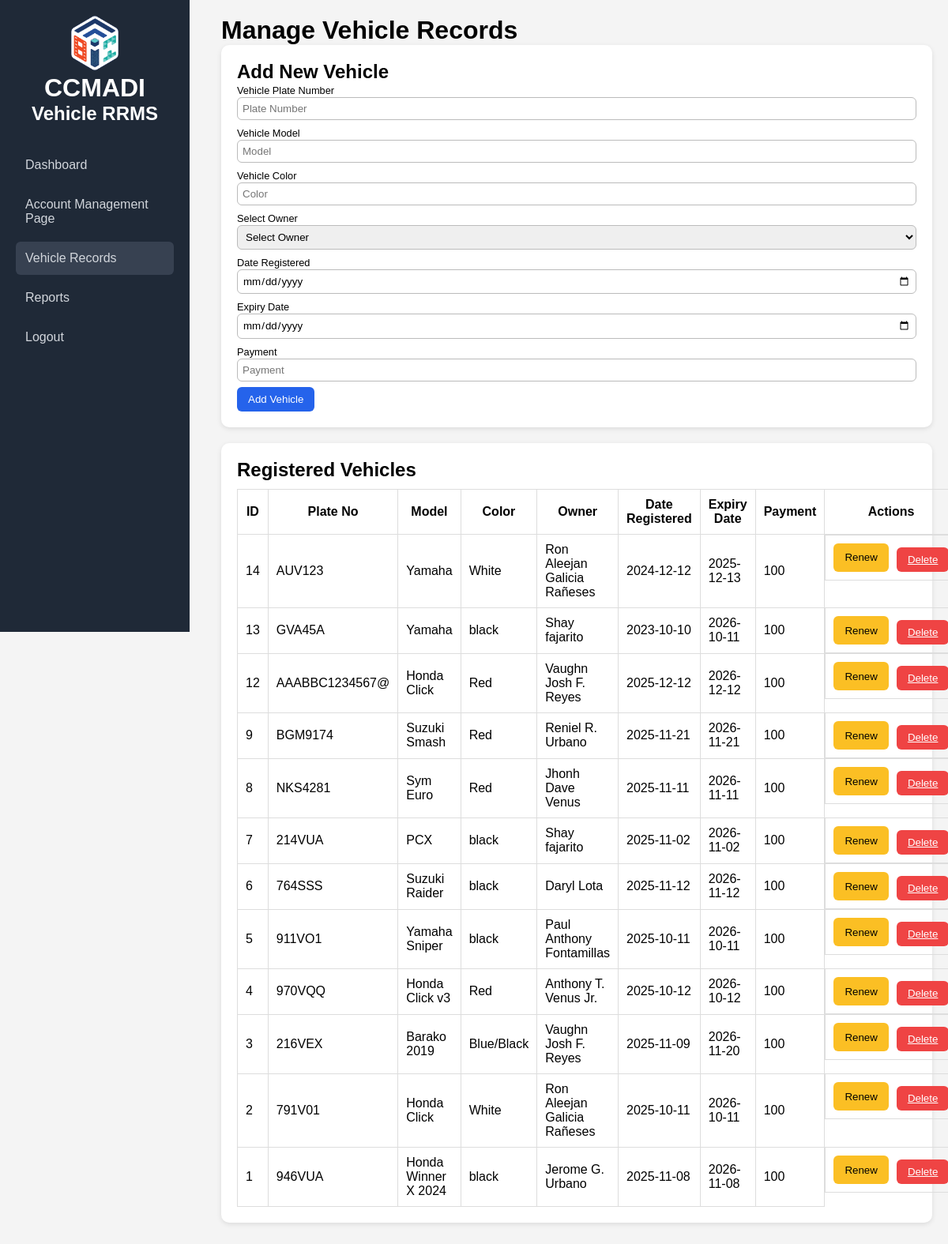
Page /vehicles.php (signed in) on the committed database.
### tables this page shows
CREATE TABLE `vehicle_records` (
  `register_id` int(11) NOT NULL,
  `plate_no` varchar(50) NOT NULL,
  `model` varchar(100) NOT NULL,
  `color` varchar(100) NOT NULL,
  `owner` varchar(255) NOT NULL,
  `date_register` date NOT NULL,
  `expiry_date` date NOT NULL,
  `payment` int(100) NOT NULL,
  `owners_id` int(11) NOT NULL
);

### vehicles.php (the view, shortened to what this page needs)
<?php
require "connection.php";
?>
<!DOCTYPE html>
<html>
<head>
    <link rel="stylesheet" href="style.css">
</head>
<body>
<div class="sidebar">
    <center>
        <img src="assets/logccmadi.png" alt="ccmadi" width="60px">
        <h1>CCMADI</h1>
        <h2>Vehicle RRMS</h2>
    </center>
    <a href="dashboard.php">Dashboard</a>
    <a href="account_page.php">Account Management Page</a>
    <a href="vehicles.php" class="active">Vehicle Records</a>
    <a href="reports.php">Reports</a>
    <a href="logout.php">Logout</a>
</div>
<div class="main">
    <h1>Manage Vehicle Records</h1>
    <div class="card">
        <h2>Add New Vehicle</h2>
        <form method="post">
            <label class="fontlabel">Vehicle Plate Number</label>
            <input type="text" name="plate_no" placeholder="Plate Number" required>
            <label class="fontlabel">Vehicle Model</label>
            <input type="text" name="model" placeholder="Model" required>
            <label class="fontlabel">Vehicle Color</label>
            <input type="text" name="color" placeholder="Color" required>
            <label class="fontlabel">Select Owner</label>
            <select name="owners_id" id="ownerSelect" required>
                <option value="">Select Owner</option>
            </select>
            <label class="fontlabel">Date Registered</label>
            <input type="date" name="date_register" required>
            <label class="fontlabel">Expiry Date</label>
            <input type="date" name="expiry_date" required>
            <label class="fontlabel">Payment</label>
            <input type="number" name="payment" placeholder="Payment" required>
            <button class="btn btn-add">Add Vehicle</button>
        </form>
    </div>
    <div class="card">
        <h2>Registered Vehicles</h2>
        <table class="table">
            <tr>
                <th>ID</th>
                <th>Plate No</th>
                <th>Model</th>
                <th>Color</th>
                <th>Owner</th>
                <th>Date Registered</th>
                <th>Expiry Date</th>
                <th>Payment</th>
                <th>Actions</th>
            </tr>
            <?php
            $records = $conn->query("SELECT * FROM vehicle_records ORDER BY register_id DESC");
            while ($row = $records->fetch_assoc()):
            ?>
            <tr>
                <td><?= $row['register_id'] ?></td>
                <td><?= $row['plate_no'] ?></td>
                <td><?= $row['model'] ?></td>
                <td><?= $row['color'] ?></td>
                <td><?= $row['owner'] ?></td>
                <td><?= $row['date_register'] ?></td>
                <td><?= $row['expiry_date'] ?></td>
                <td><?= $row['payment'] ?></td>
                <td id="btngap">
                    <button class="btn btn-edit editBtn"
                        data-register_id="<?= $row['register_id'] ?>"
                        data-plate_no="<?= $row['plate_no'] ?>"
                        data-model="<?= $row['model'] ?>"
                        data-color="<?= $row['color'] ?>"
                        data-owner="<?= $row['owner'] ?>"
                        data-date_register="<?= $row['date_register'] ?>"
                        data-expiry_date="<?= $row['expiry_date'] ?>"
                        data-payment="<?= $row['payment'] ?>"
                    >Renew</button>
                    <a href="vehicles.php?delete=<?= $row['register_id'] ?>"
                       class="btn btn-delete"
                       onclick="return confirm('Delete this record?')">
                       Delete
                    </a>
                </td>
            </tr>
            <?php endwhile; ?>
        </table>
    </div>
</div>
</body>
</html>

### style.css (style rules this page uses)
* { margin: 0; padding: 0; box-sizing: border-box; font-family: Arial, sans-serif; }
body { background: #f4f4f4; }
.sidebar { width: 240px; height: 100vh; background: #1f2937; color: white; position: fixed; padding: 20px; }
.sidebar h2 { margin-bottom: 30px; }
.sidebar a { display: block; color: #d1d5db; padding: 12px; text-decoration: none; border-radius: 6px; margin-bottom: 8px; }
.sidebar a:hover, .sidebar a.active { background: #374151; }
.main { margin-left: 260px; padding: 20px; }
.card { background: white; padding: 20px; border-radius: 10px; box-shadow: 0 2px 6px rgba(0,0,0,0.1); margin-bottom: 20px; }
.table { width: 100%; border-collapse: collapse; margin-top: 10px; }
.table th, .table td { border: 1px solid #ddd; padding: 10px; }
.btn { padding: 8px 14px; border: none; border-radius: 6px; cursor: pointer; }
.btn-add { background: #2563eb; color: white; font-size: smaller; }
.btn-edit { background: #fbbf24; font-size: smaller; }
.btn-delete { margin-top: 5px; background: #ef4444; color: white; font-size: smaller; }
form input, form select { width: 100%; padding: 6px; margin-bottom: 7px; border-radius: 6px; border: 1px solid #bbb; }
.fontlabel { font-size: .8rem; }

### vehicles.php (style rules this page uses)
#btngap { gap:10px; display: flex; }

### rows in the picture
vehicle_records: register_id "14", plate_no "AUV123", model "Yamaha", color "White", owner "Ron Aleejan Galicia Rañeses", date_register "2024-12-12", expiry_date "2025-12-13", payment "100"
vehicle_records: register_id "13", plate_no "GVA45A", model "Yamaha", color "black", owner "Shay fajarito", date_register "2023-10-10", expiry_date "2026-10-11", payment "100"
vehicle_records: register_id "12", plate_no "AAABBC1234567@", model "Honda Click", color "Red", owner "Vaughn Josh F. Reyes", date_register "2025-12-12", expiry_date "2026-12-12", payment "100"
vehicle_records: register_id "9", plate_no "BGM9174", model "Suzuki Smash", color "Red", owner "Reniel R. Urbano", date_register "2025-11-21", expiry_date "2026-11-21", payment "100"
vehicle_records: register_id "8", plate_no "NKS4281", model "Sym Euro", color "Red", owner "Jhonh Dave Venus", date_register "2025-11-11", expiry_date "2026-11-11", payment "100"
vehicle_records: register_id "7", plate_no "214VUA", model "PCX", color "black", owner "Shay fajarito", date_register "2025-11-02", expiry_date "2026-11-02", payment "100"
vehicle_records: register_id "6", plate_no "764SSS", model "Suzuki Raider", color "black", owner "Daryl Lota", date_register "2025-11-12", expiry_date "2026-11-12", payment "100"
vehicle_records: register_id "5", plate_no "911VO1", model "Yamaha Sniper", color "black", owner "Paul Anthony Fontamillas", date_register "2025-10-11", expiry_date "2026-10-11", payment "100"
vehicle_records: register_id "4", plate_no "970VQQ", model "Honda Click v3", color "Red", owner "Anthony T. Venus Jr.", date_register "2025-10-12", expiry_date "2026-10-12", payment "100"
vehicle_records: register_id "3", plate_no "216VEX", model "Barako 2019", color "Blue/Black", owner "Vaughn Josh F. Reyes", date_register "2025-11-09", expiry_date "2026-11-20", payment "100"
vehicle_records: register_id "2", plate_no "791V01", model "Honda Click", color "White", owner "Ron Aleejan Galicia Rañeses", date_register "2025-10-11", expiry_date "2026-10-11", payment "100"
vehicle_records: register_id "1", plate_no "946VUA", model "Honda Winner X 2024", color "black", owner "Jerome G. Urbano", date_register "2025-11-08", expiry_date "2026-11-08", payment "100"
